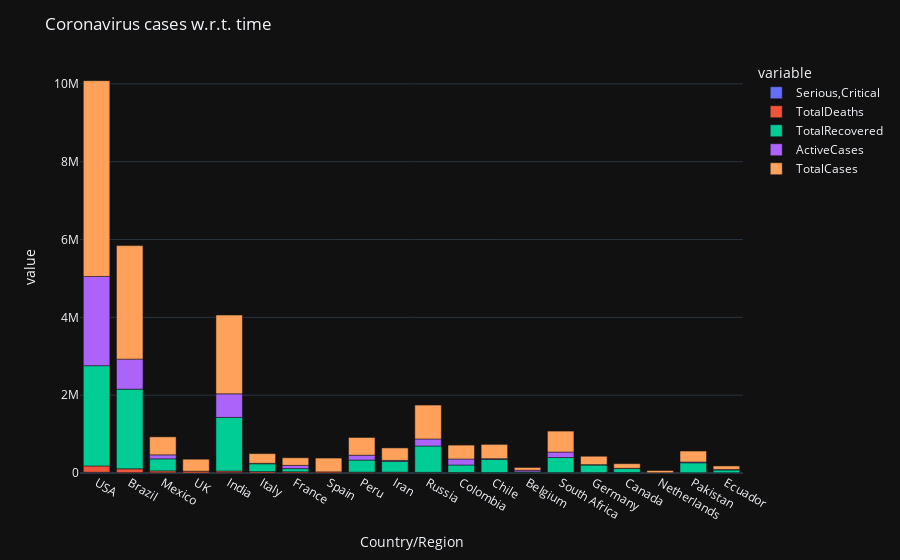

Here is the notebook cell this chart was saved with:
### Markdown cell above
20 countries that are badly affected by corona

BarPlot Representation of CoronaViruses Cases w.r.t Time

### Code cell
fig=px.bar(world_data.sort_values(by='TotalDeaths', ascending=False)[:20],x='Country/Region',y=['Serious,Critical','TotalDeaths','TotalRecovered','ActiveCases','TotalCases'],template="plotly_dark")
fig.update_layout({'title':"Coronavirus cases w.r.t. time"})
fig.show()

### Figure 1 — Plotly figure (JSON) as saved in the notebook; plotly's stock layout.template omitted (floating-point values rounded to 4 significant figures)
{"data": [{"alignmentgroup": "True", "hovertemplate": "variable=Serious,Critical<br>Country/Region=%{x}<br>value=%{y}<extra></extra>", "legendgroup": "Serious,Critical", "marker": {"color": "#636efa", "pattern": {"shape": ""}}, "name": "Serious,Critical", "offsetgroup": "Serious,Critical", "orientation": "v", "showlegend": true, "textposition": "auto", "type": "bar", "x": ["USA", "Brazil", "Mexico", "UK", "India", "Italy", "France", "Spain", "Peru", "Iran", "Russia", "Colombia", "Chile", "Belgium", "South Africa", "Germany", "Canada", "Netherlands", "Pakistan", "Ecuador"], "xaxis": "x", "y": [18296, 8318, 3987, 73, 8944, 42, 384, 617, 1426, 4156, 2300, 1493, 1358, 61, 539, 236, 2263, 37, 809, 378], "yaxis": "y"}, {"alignmentgroup": "True", "hovertemplate": "variable=TotalDeaths<br>Country/Region=%{x}<br>value=%{y}<extra></extra>", "legendgroup": "TotalDeaths", "marker": {"color": "#EF553B", "pattern": {"shape": ""}}, "name": "TotalDeaths", "offsetgroup": "TotalDeaths", "orientation": "v", "showlegend": true, "textposition": "auto", "type": "bar", "x": ["USA", "Brazil", "Mexico", "UK", "India", "Italy", "France", "Spain", "Peru", "Iran", "Russia", "Colombia", "Chile", "Belgium", "South Africa", "Germany", "Canada", "Netherlands", "Pakistan", "Ecuador"], "xaxis": "x", "y": [162804, 98644, 50517, 46413, 41638, 35187, 30312, 28500, 20424, 17976, 14606, 11939, 9889, 9859, 9604, 9252, 8966, 6153, 6035, 5877], "yaxis": "y"}, {"alignmentgroup": "True", "hovertemplate": "variable=TotalRecovered<br>Country/Region=%{x}<br>value=%{y}<extra></extra>", "legendgroup": "TotalRecovered", "marker": {"color": "#00cc96", "pattern": {"shape": ""}}, "name": "TotalRecovered", "offsetgroup": "TotalRecovered", "orientation": "v", "showlegend": true, "textposition": "auto", "type": "bar", "x": ["USA", "Brazil", "Mexico", "UK", "India", "Italy", "France", "Spain", "Peru", "Iran", "Russia", "Colombia", "Chile", "Belgium", "South Africa", "Germany", "Canada", "Netherlands", "Pakistan", "Ecuador"], "xaxis": "x", "y": [2576668, 2047660, 308848, null, 1377384, 201323, 82460, null, 310337, 277463, 676357, 192355, 340168, 17661, 387316, 196200, 103106, null, 256058, 71318], "yaxis": "y"}, {"alignmentgroup": "True", "hovertemplate": "variable=ActiveCases<br>Country/Region=%{x}<br>value=%{y}<extra></extra>", "legendgroup": "ActiveCases", "marker": {"color": "#ab63fa", "pattern": {"shape": ""}}, "name": "ActiveCases", "offsetgroup": "ActiveCases", "orientation": "v", "showlegend": true, "textposition": "auto", "type": "bar", "x": ["USA", "Brazil", "Mexico", "UK", "India", "Italy", "France", "Spain", "Peru", "Iran", "Russia", "Colombia", "Chile", "Belgium", "South Africa", "Germany", "Canada", "Netherlands", "Pakistan", "Ecuador"], "xaxis": "x", "y": [2292707, 771258, 103325, null, 606387, 12694, 82861, null, 124648, 24678, 180931, 153416, 16614, 43638, 141264, 9758, 6489, null, 19770, 13342], "yaxis": "y"}, {"alignmentgroup": "True", "hovertemplate": "variable=TotalCases<br>Country/Region=%{x}<br>value=%{y}<extra></extra>", "legendgroup": "TotalCases", "marker": {"color": "#FFA15A", "pattern": {"shape": ""}}, "name": "TotalCases", "offsetgroup": "TotalCases", "orientation": "v", "showlegend": true, "textposition": "auto", "type": "bar", "x": ["USA", "Brazil", "Mexico", "UK", "India", "Italy", "France", "Spain", "Peru", "Iran", "Russia", "Colombia", "Chile", "Belgium", "South Africa", "Germany", "Canada", "Netherlands", "Pakistan", "Ecuador"], "xaxis": "x", "y": [5032179, 2917562, 462690, 308134, 2025409, 249204, 195633, 354530, 455409, 320117, 871894, 357710, 366671, 71158, 538184, 215210, 118561, 56982, 281863, 90537], "yaxis": "y"}], "layout": {"barmode": "relative", "legend": {"title": {"text": "variable"}, "tracegroupgap": 0}, "margin": {"t": 60}, "title": {"text": "Coronavirus cases w.r.t. time"}, "xaxis": {"anchor": "y", "domain": [0, 1], "title": {"text": "Country/Region"}}, "yaxis": {"anchor": "x", "domain": [0, 1], "title": {"text": "value"}}}}
